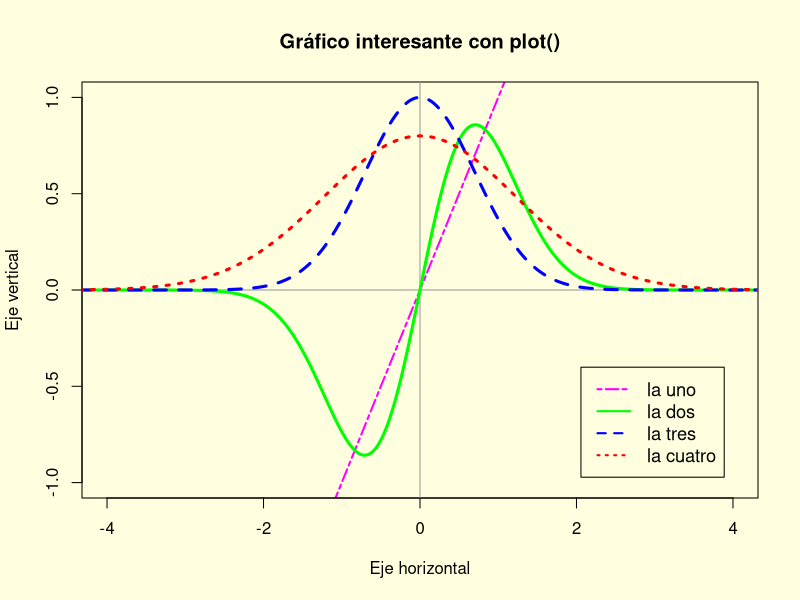
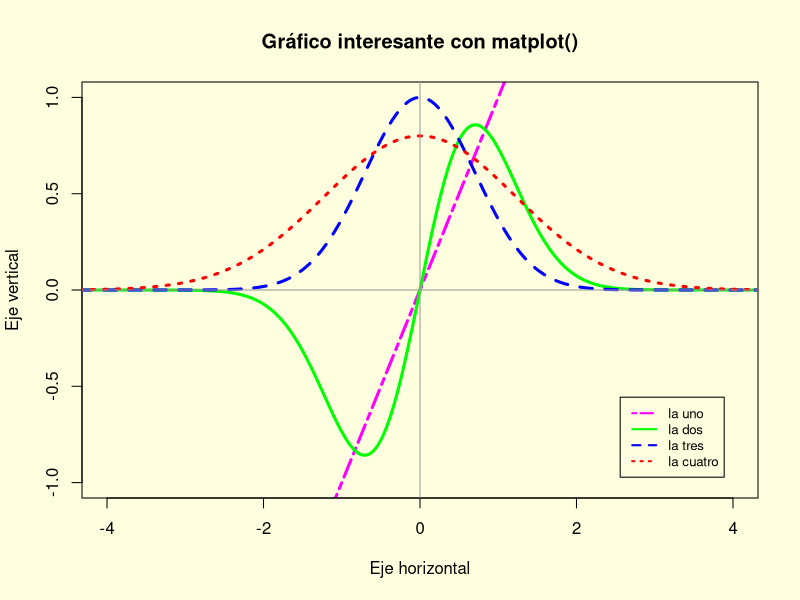
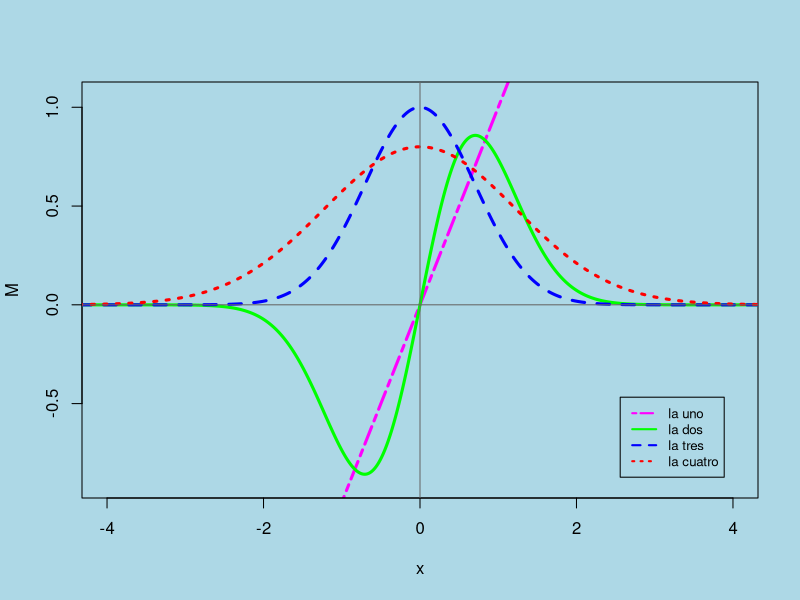

These figures' R source, in order:
## ---- chunk 1
knitr::opts_chunk$set(
echo = TRUE,
warning = FALSE,
message = FALSE,
fig.align = 'center')
#. setwd("G:/Mi unidad/_2026 NUBE/metodos26")
## ---- chunk 2
x <- seq(-5, 5, 0.01)
y <- exp(-x^2)
w <- 0.8 * exp(-x^2/3)
## ---- chunk 3
# par(bg = 'white')

par(pty = "m", bg = 'lightyellow') # Capa base

plot(x, x, 
     col = 'magenta', type = 'l', lwd = 2, lty = 6,
     xlim = c(-4, 4), ylim = c(-1, 1), 
     xlab = 'Eje horizontal', 
     ylab = 'Eje vertical', 
     main = 'Gráfico interesante con plot()' )

abline(h = 0, v = 0, col = "gray60") 

# Añadimos las líneas adicionales

lines(x, 2 * x * y, col = 'green', type = 'l', lwd = 3, lty = 1)

lines(x, y, col = 'blue', type = 'l', lwd = 3, lty = 2)

lines(x, w, col = 'red', lwd = 3, lty = 3)

# Añadimos la leyenda

legend("bottomright", inset = 0.05, 
       legend = c('la uno', 'la dos', 'la tres', 'la cuatro'),
       lty = c(6, 1, 2, 3),
       lwd = 2,
       col = c('magenta', 'green', 'blue', 'red'),
       cex = 1.1)
## ---- chunk 4
par(pty = "m", bg = 'lightyellow')

# Unimos los vectores en una matriz como columnas
M <- cbind(x, 2*x*y, y, w)

# matplot dibuja todas las columnas contra 'x' automáticamente

#matplot(x, M)

matplot(x, M,
        col = c('magenta', 'green', 'blue', 'red'), 
        type = 'l',
        lwd = 3,
        lty = c(6, 1, 2, 3),
        xlim = c(-4, 4),
        ylim = c(-1, 1),
        xlab = 'Eje horizontal',
        ylab = 'Eje vertical',
        main = 'Gráfico interesante con matplot()')

# EJES

abline(h = 0, v = 0, col = "gray60")

# Leyenda

legend("bottomright", inset = 0.05,
       legend = c('la uno', 'la dos', 'la tres', 'la cuatro'),
       lty = c(6, 1, 2, 3), 
       lwd = 2,
       col = c('magenta', 'green', 'blue', 'red'),
       cex = .8)
## ---- chunk 5
par(pty = "m", bg = 'lightblue')

# Unimos los vectores en una matriz como columnas
M <- cbind(x, 2*x*y, y, w)

# matplot dibuja todas las columnas contra 'x' automáticamente

#matplot(x, M)

matplot(x, M,
        col = c('magenta', 'green', 'blue', 'red'), 
        type = 'l',
        xlim = c(-4, 4),
        ylim = c(-0.9, 1.05),
        lwd = 3,
        lty = c(6, 1, 2, 3))

# EJES

abline(h = 0, v = 0, col = "gray40")

# Leyenda

legend("bottomright", inset = 0.05,
       legend = c('la uno', 'la dos', 'la tres', 'la cuatro'),
       lty = c(6, 1, 2, 3), 
       lwd = 2,
       col = c('magenta', 'green', 'blue', 'red'),
       cex = .8)
